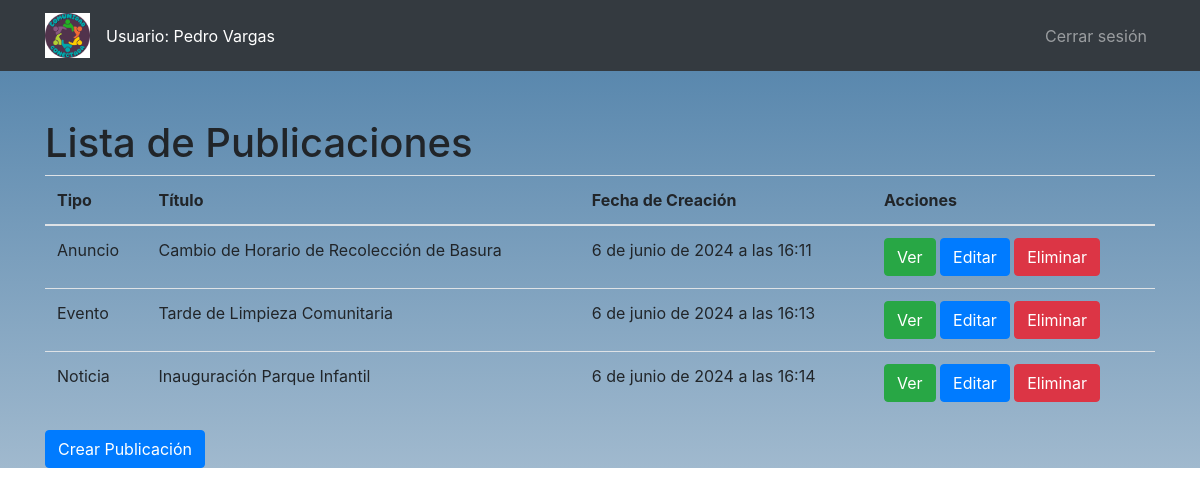
Before: /publicaciones/ (signed in) with the older database file.
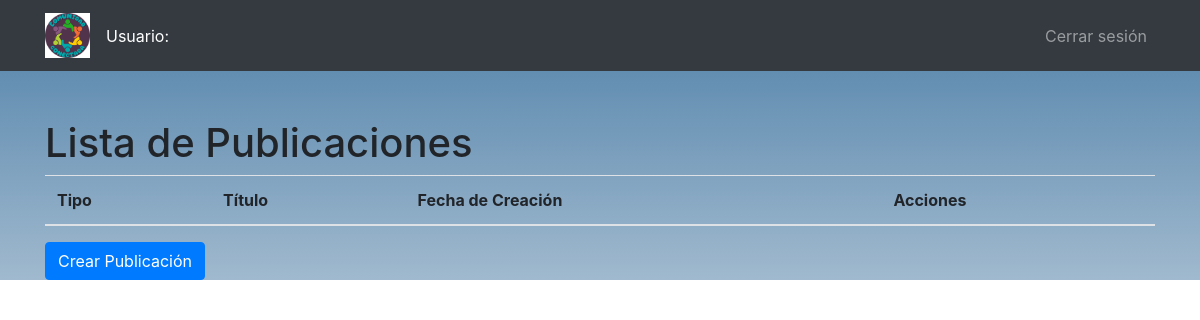
After: the same page with the newer database file.
### core/models.py (models this page shows, shortened)
class CustomUser(AbstractUser):
    cargo = models.CharField(max_length=100, blank=True, null=True)
    run = models.CharField(max_length=20, blank=True, null=True)
    direccion = models.CharField(max_length=255, blank=True, null=True)
    telefono = models.CharField(max_length=20, blank=True, null=True)
    fecha_nacimiento = models.DateField(blank=True, null=True)

class Publicacion(models.Model):
    TIPO_CHOICES = [
        ('noticia', 'Noticia'),
        ('evento', 'Evento'),
        ('anuncio', 'Anuncio'),
    ]
    tipo = models.CharField(max_length=10, choices=TIPO_CHOICES)
    titulo = models.CharField(max_length=255)
    detalle = models.TextField()
    imagen = models.ImageField(upload_to='publicaciones/', blank=True, null=True)
    fecha_creacion = models.DateTimeField(auto_now_add=True)

### core/views.py (the view)
@login_required
@directivo_required
def publicaciones(request):
    publicaciones = Publicacion.objects.all()
    if request.method == 'POST':
        form = PublicacionForm(request.POST, request.FILES)
        if form.is_valid():
            form.save()
            return redirect('publicaciones')
    else:
        form = PublicacionForm()
    return render(request, 'publicaciones.html', {'publicaciones': publicaciones, 'form': form})

### core/templates/publicaciones.html (shortened to what this page needs)
{% extends 'base.html' %}
{% block content %}
  <h1>Lista de Publicaciones</h1>
  <table class="table">
    <thead>
      <tr>
        <th>Tipo</th>
        <th>Título</th>
        <th>Fecha de Creación</th>
        <th>Acciones</th>
      </tr>
    </thead>
    <tbody>
      {% for publicacion in publicaciones %}
      <tr>
        <td>{{ publicacion.tipo|capfirst }}</td>
        <td>{{ publicacion.titulo }}</td>
        <td>{{ publicacion.fecha_creacion }}</td>
        <td>
          <button type="button" class="btn btn-success" data-toggle="modal" data-target="#verPublicacionModal{{ publicacion.id }}">Ver</button>
          <button type="button" class="btn btn-primary" data-toggle="modal" data-target="#editarPublicacionModal{{ publicacion.id }}">Editar</button>
          <button type="button" class="btn btn-danger" data-toggle="modal" data-target="#eliminarPublicacionModal{{ publicacion.id }}">Eliminar</button>
        </td>
      </tr>
      {% endfor %}
    </tbody>
  </table>
  <button type="button" class="btn btn-primary" data-toggle="modal" data-target="#crearPublicacionModal">
    Crear Publicación
  </button>
{% endblock content %}

### core/templates/base.html (shortened to what this page needs)
{% load static %}
<!DOCTYPE html>
<html lang="es">
<head>
  <link rel="stylesheet" href="{% static 'css/style.css' %}">
  <link rel="stylesheet" href="https://stackpath.bootstrapcdn.com/bootstrap/4.5.2/css/bootstrap.min.css">
  <link rel="stylesheet" href="https://cdnjs.cloudflare.com/ajax/libs/font-awesome/5.15.3/css/all.min.css">
</head>
<body>
<nav class="navbar navbar-expand-lg navbar-dark bg-dark">
  <div class="container">
    <a class="navbar-brand" href="{% url 'inicio' %}">
      <img src="{% static 'images/logo.png' %}" alt="Logo" style="width: 45px;">
    </a>
    <div class="collapse navbar-collapse" id="navbarNav">
      <ul class="navbar-nav mr-auto">
        {% if user.is_authenticated %}
          <li class="nav-item">
            <span class="navbar-text text-white mr-3">Usuario: {{ user.first_name }} {{ user.last_name }}</span>
          </li>
        {% endif %}
      </ul>
      <ul class="navbar-nav ml-auto">
        {% if user.is_authenticated %}
          <li class="nav-item">
            <a class="nav-link" href="{% url 'cerrar_sesion' %}">Cerrar sesión</a>
          </li>
        {% endif %}
      </ul>
    </div>
  </div>
</nav>
<div class="container mt-5">
  {% block content %}
  {% endblock content %}
</div>
</body>
</html>

### core/static/css/style.css (style rules this page uses)
body { background: linear-gradient(to bottom, #4d7fa8, #a0b9ce); background-repeat: no-repeat; background-size: cover; }

Changed rows visible on the page:
no longer on this page (row edited): CustomUser: first_name "Pedro", last_name "Vargas"
removed Publicacion: tipo "Anuncio", titulo "Cambio de Horario de Recolección de Basura", fecha_creacion "6 de junio de 2024 a las 16:11"
removed Publicacion: tipo "Evento", titulo "Tarde de Limpieza Comunitaria", fecha_creacion "6 de junio de 2024 a las 16:13"
removed Publicacion: tipo "Noticia", titulo "Inauguración Parque Infantil", fecha_creacion "6 de junio de 2024 a las 16:14"
